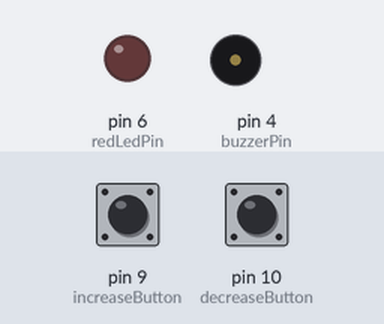
Bench run of a sketch on a simulated Arduino Uno, built with avr-gcc and run on an emulated ATmega328P. On the bench: output pins drawn as LEDs (lit = HIGH), buzzer (waves = sounding, pin HIGH). The inputs (shaded band) are chosen by the test bench; at power-on: pin 9 (increaseButton) HIGH, pin 10 (decreaseButton) HIGH.

Above: at 1.2 s.
1.3 s: pin 9 (increaseButton) pulled LOW for 0.15 s
At 2.0 s:
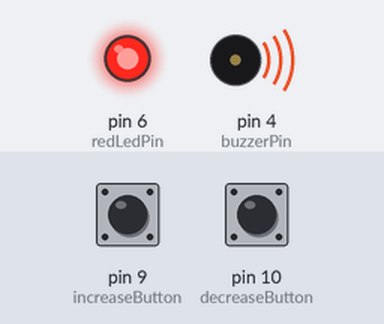
2.9 s: pin 10 (decreaseButton) pulled LOW for 0.15 s
At 3.2 s:
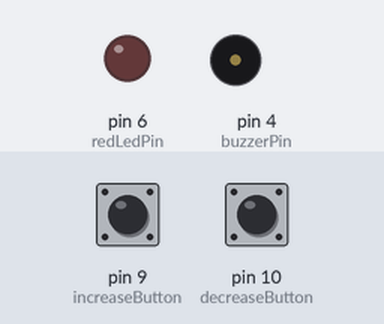
4.5 s: pin 9 (increaseButton) pulled LOW for 1 s
At 5.7 s:
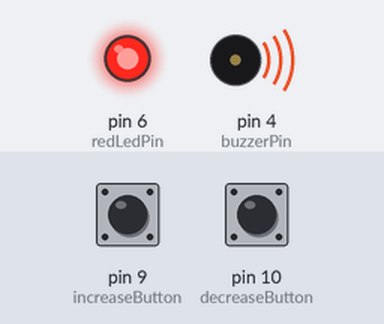
7.0 s: pin 10 (decreaseButton) pulled LOW for 1 s
At 7.6 s:
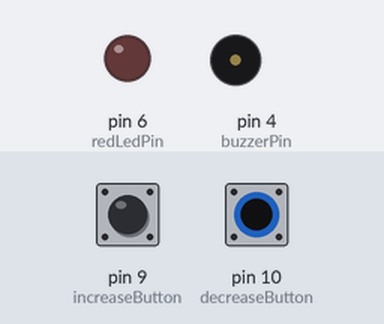
Timing chart, 0 to 10.0 s (numbered marks = the images above; inputs shaded):
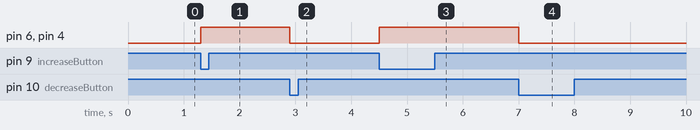

The sketch:

HW29-pushButton-for-dimmableLED.ino
```cpp
//Pins for components
int redLedPin = 6;
int increaseButton = 9;
int decreaseButton = 10;
int ledVal;
int buzzerPin = 4;

//Variables for holding current button readings
int increaseButtonVal;
int decreaseButtonVal;

void setup() {
  Serial.begin(9600);
  pinMode(redLedPin, OUTPUT);
  pinMode(increaseButton, INPUT);
  pinMode(decreaseButton, INPUT);
  pinMode(buzzerPin, OUTPUT);
}

void loop() {

increaseButtonVal = digitalRead(increaseButton);
decreaseButtonVal = digitalRead(decreaseButton);

//First checks if the increase button was pressed
//Next, checks if adding would pass the 255 threshold
//If is doesn't, it adds to the LED button value

  if (increaseButtonVal == 0) {
    if ((ledVal + 15) <= 255) {
         ledVal = ledVal + 15;
    }
  }

//First checks if the decrease button was pressed
//Next, checks if subtracting would pass the 0 threshold
//If is doesn't, it subtracts to the LED button value

  if (decreaseButtonVal == 0) {
    if ((ledVal - 15) >= 0) {
         ledVal = ledVal - 15;
    }
  }

  //Writes new ledValue to the LED
  analogWrite(redLedPin, ledVal);

  // Buzzer goes off if the led hits 255
  if (ledVal == 255) {
    digitalWrite(buzzerPin, HIGH);
  } else {
    digitalWrite(buzzerPin, LOW);
  }

}
```

Measured:
- after the input at 1.3 s, pin 6 (redLedPin), pin 4 (buzzerPin): LOW → HIGH at once
- after the input at 2.9 s, pin 6 (redLedPin), pin 4 (buzzerPin): HIGH → LOW at once
- after the input at 4.5 s, pin 6 (redLedPin), pin 4 (buzzerPin): LOW → HIGH at once
- after the input at 7.0 s, pin 6 (redLedPin), pin 4 (buzzerPin): HIGH → LOW at once
